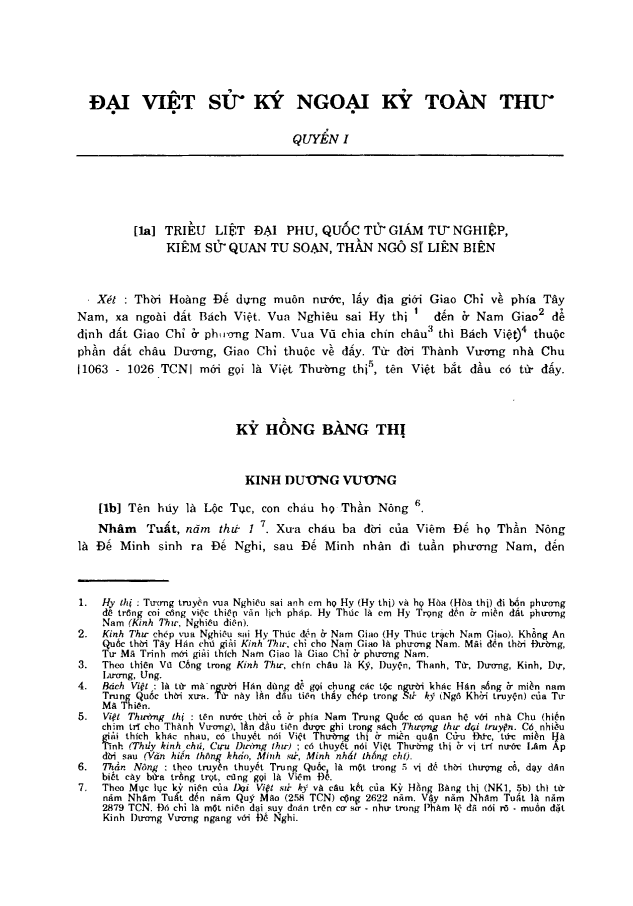
#> input picture data/daivietsuky-image_page_130.png, 1897 x 2717 px (shown at 1/3 size); its folder holds only this picture in this run
$ python -i image_process.py   (imports and definitions only)
#> lines starting #> are read from the running program, lines starting #| are printed output that depends on the picture; after the words box and inside, x2 and y2 are one past the last pixel; in counts of white or black regions, pixels touching at a corner belong together
"""
Bước 1: Tiền xử lý ảnh PDF
Xử lý ảnh trước khi đưa vào PaddleOCR để tạo bbox
"""

import cv2
import numpy as np
from pdf2image import convert_from_path
from pathlib import Path
import json
from typing import List, Tuple
import logging

# [1 line not run here, left out]
logger = logging.getLogger(__name__)


class ImagePreprocessor:
    """Tiền xử lý ảnh từ PDF để chuẩn bị cho OCR"""

    def __init__(self, config: dict = None):
        self.config = config or {
            'dpi': 300,  # DPI cao cho chất lượng tốt
            'target_width': 2480,  # Chuẩn hóa width
            'denoise_strength': 10,
            'contrast_alpha': 1.3,  # Tăng contrast
            'brightness_beta': 10,
            'margin_threshold': 50,  # Pixel để detect margin
        }

    # [31 lines left out: function pdf_to_images, not called in this run]

    def remove_margins(self, image: np.ndarray) -> Tuple[np.ndarray, dict]:
        """
        Tự động phát hiện và xóa viền/margin
        Returns: ảnh đã crop và thông tin crop
        """
        gray = cv2.cvtColor(image, cv2.COLOR_BGR2GRAY)

        # Threshold để tìm vùng có nội dung
        _, binary = cv2.threshold(gray, 240, 255, cv2.THRESH_BINARY_INV)

        # Tìm contours
        contours, _ = cv2.findContours(binary, cv2.RETR_EXTERNAL, cv2.CHAIN_APPROX_SIMPLE)

        if not contours:
            return image, {'top': 0, 'bottom': 0, 'left': 0, 'right': 0}

        # Tìm bounding box của tất cả nội dung
        all_points = np.vstack(contours)
        x, y, w, h = cv2.boundingRect(all_points)

        padding = 220

        x = max(0, x - padding)
        y = max(0, y - padding)
        w = min(image.shape[1] - x, w + 2 * padding)
        h = min(image.shape[0] - y, h + 2 * padding)

        cropped = image[y:y+h, x:x+w]
        crop_info = {'top': y, 'left': x, 'width': w, 'height': h}

        return cropped, crop_info

    def denoise_image(self, image: np.ndarray) -> np.ndarray:
        """Khử nhiễu ảnh"""
        return cv2.fastNlMeansDenoisingColored(
            image, None,
            self.config['denoise_strength'],
            self.config['denoise_strength'],
            7, 21
        )

    def enhance_contrast(self, image: np.ndarray) -> np.ndarray:
        """Tăng độ tương phản"""
        return cv2.convertScaleAbs(
            image,
            alpha=self.config['contrast_alpha'],
            beta=self.config['brightness_beta']
        )

    # [30 lines left out: function deskew_image, not called in this run]

    def resize_image(self, image: np.ndarray) -> np.ndarray:
        """Chuẩn hóa kích thước theo width"""
        h, w = image.shape[:2]
        target_w = self.config['target_width']

        if w != target_w:
            ratio = target_w / w
            target_h = int(h * ratio)
            resized = cv2.resize(image, (target_w, target_h), interpolation=cv2.INTER_CUBIC)
            return resized

        return image

    def detect_and_remove_headers_footers(self, image: np.ndarray,
                                          header_ratio: float = 0.08,
                                          footer_ratio: float = 0.08) -> np.ndarray:
        """
        Xóa header/footer dựa trên tỷ lệ chiều cao
        Args:
            header_ratio: tỷ lệ phần trên cần xóa (0.08 = 8%)
            footer_ratio: tỷ lệ phần dưới cần xóa
        """
        h, w = image.shape[:2]
        header_h = int(h * header_ratio)
        footer_h = int(h * footer_ratio)

        # Crop bỏ header và footer
        cropped = image[header_h:h-footer_h, :]
        return cropped

    def process_single_image(self, image_path: str, output_path: str = None,
                            remove_header_footer: bool = True) -> dict:
        """
        Xử lý một ảnh hoàn chỉnh
        Returns: dict chứa thông tin xử lý
        """
#> called with image_path = '../data/daivietsuky-image_page_130.png', remove_header_footer = True
        logger.info(f"Processing: {image_path}")

        # Đọc ảnh
        image = cv2.imread(image_path)
#> image is the input picture: shape (2717, 1897, 3); min 0, max 255, mean 241
        if image is None:
            raise ValueError(f"Cannot read image: {image_path}")

        original_shape = image.shape
#> original_shape = (2717, 1897, 3)

        # Pipeline xử lý
        # 1. Chỉnh góc nghiêng
        # image = self.deskew_image(image)

        # 2. Xóa margin
        image, crop_info = self.remove_margins(image)
#> in remove_margins, `_, binary = cv2.threshold(gray, 240, 255, cv2.THRESH_BINARY_INV)`:
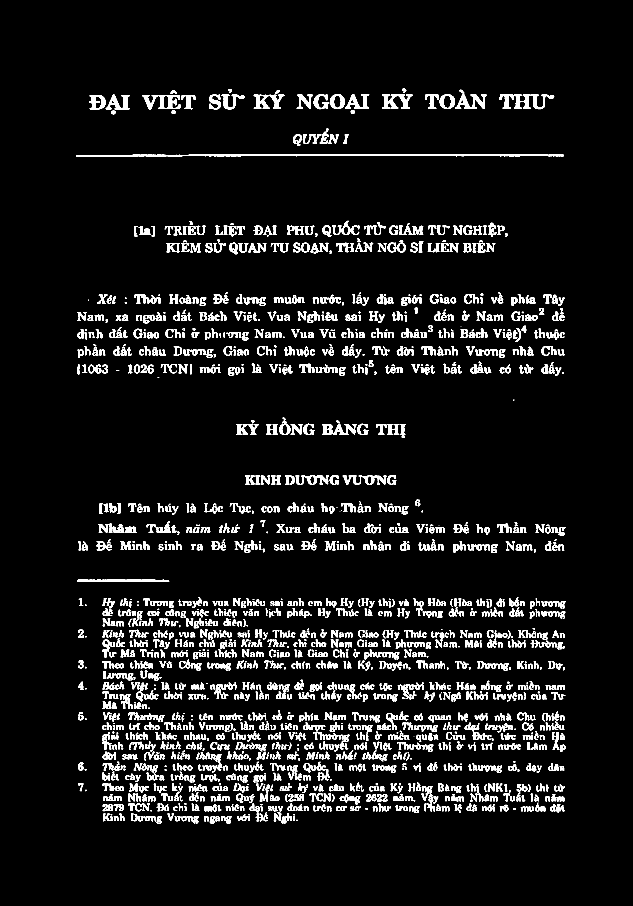
#> binary: shape (2717, 1897) (shown at 1/3 size); 6.5% white; 2121 white regions (238 under 20 px)
#> in remove_margins, `contours, _ = cv2.findContours(binary, cv2.RETR_EXTERNAL, cv2.CHAIN_AP..`: contours = 2121 contours, 400 with area under 20; largest, box (x1, y1, x2, y2) and area: (228, 463, 1692, 470) 4981, (1499, 283, 1663, 328) 2652, (1146, 283, 1238, 327) 1810, (1366, 283, 1460, 327) 1676, (761, 284, 853, 327) 1661
#> in remove_margins, `all_points = np.vstack(contours)`: all_points = contour of 63690 points, box (x1, y1, x2, y2) (228, 266, 1697, 2471), area 57634
#> in remove_margins, `x, y, w, h = cv2.boundingRect(all_points)`: x = 228; y = 266; w = 1469; h = 2205
#> in remove_margins, `x = max(0, x - padding)`: x = 8
#> in remove_margins, `y = max(0, y - padding)`: y = 46
#> in remove_margins, `w = min(image.shape[1] - x, w + 2 * padding)`: w = 1889
#> in remove_margins, `h = min(image.shape[0] - y, h + 2 * padding)`: h = 2645
#> in remove_margins, `cropped = image[y:y+h, x:x+w]`:
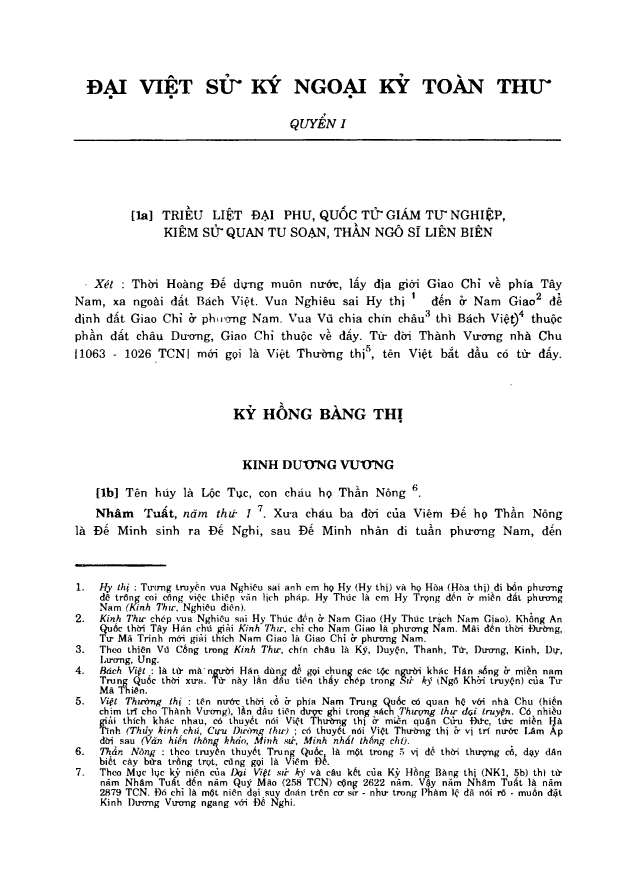
#> cropped: shape (2645, 1889, 3) (shown at 1/3 size); min 0, max 255, mean 240.5
#> in remove_margins, `crop_info = {'top': y, 'left': x, 'width': w, 'height': h}`: crop_info = {'top': 46, 'left': 8, 'width': 1889, 'height': 2645}

        # 3. Xóa header/footer nếu cần
        if remove_header_footer:
            image = self.detect_and_remove_headers_footers(image)
#> in detect_and_remove_headers_footers, `cropped = image[header_h:h-footer_h, :]`:
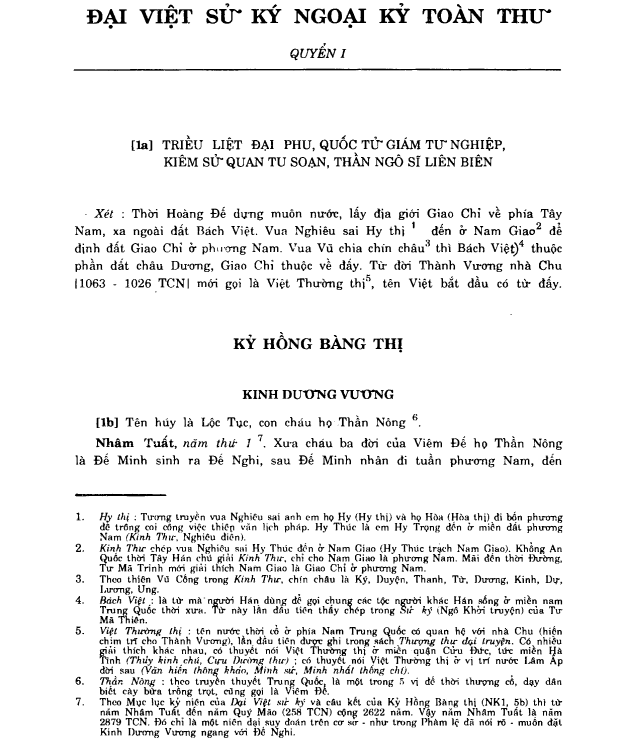
#> cropped: shape (2223, 1889, 3) (shown at 1/3 size); min 0, max 255, mean 237.8

        # 4. Khử nhiễu
        image = self.denoise_image(image)

        # 5. Tăng contrast
        image = self.enhance_contrast(image)

        # 6. Chuẩn hóa kích thước
        image = self.resize_image(image)
#> in resize_image, `resized = cv2.resize(image, (target_w, target_h), interpolation=cv2.IN..`:
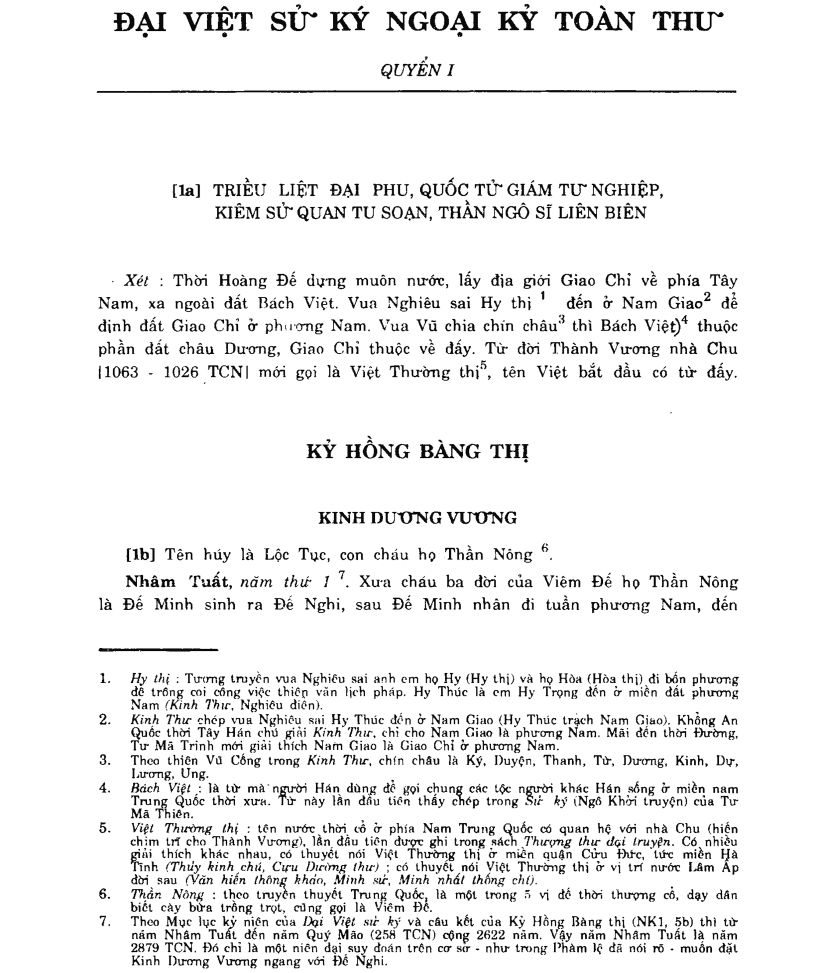
#> resized: shape (2918, 2480, 3) (shown at 1/3 size); mean B, G, R 239.1, 239.1, 239.1

        # Lưu ảnh
        if output_path:
            Path(output_path).parent.mkdir(parents=True, exist_ok=True)
            cv2.imwrite(output_path, image)
            logger.info(f"Saved processed image: {output_path}")

        return {
            'original_shape': original_shape,
            'processed_shape': image.shape,
            'crop_info': crop_info,
            'output_path': output_path
        }

    # [34 lines left out: function process_directory, not called in this run]

>>> result = ImagePreprocessor().process_single_image('../data/daivietsuky-image_page_130.png')
#> result = 4 items
